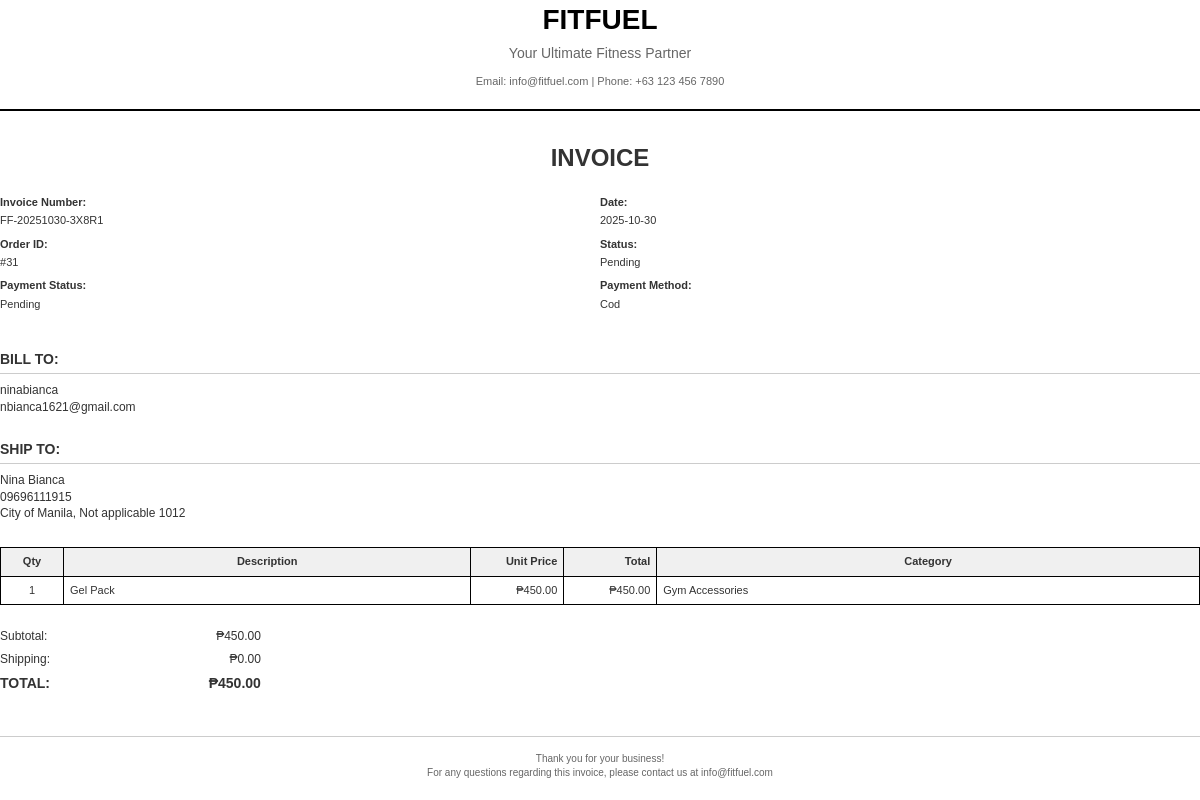
The page /admin/generate_invoice.php?id=31 (signed in) on the database its author committed.
### tables this page shows
CREATE TABLE `orders` (
  `order_id` bigint(20) UNSIGNED NOT NULL,
  `custom_order_id` varchar(20) DEFAULT NULL,
  `user_id` bigint(20) UNSIGNED NOT NULL,
  `status` enum('pending','processing','shipped','delivered','cancelled','returned','refunded') NOT NULL DEFAULT 'pending',
  `payment_method` varchar(50) DEFAULT NULL,
  `payment_status` enum('pending','paid','refunded','failed') NOT NULL DEFAULT 'pending',
  `payment_reference` varchar(255) DEFAULT NULL,
  `shipping_address` text DEFAULT NULL,
  `total_amount` decimal(10,2) NOT NULL DEFAULT 0.00,
  `estimated_delivery_date` date DEFAULT NULL,
  `return_reason` text DEFAULT NULL,
  `refund_amount` decimal(10,2) DEFAULT NULL,
  `stock_deducted` tinyint(1) NOT NULL DEFAULT 0,
  `created_at` timestamp NOT NULL DEFAULT current_timestamp(),
  `updated_at` timestamp NOT NULL DEFAULT current_timestamp() ON UPDATE current_timestamp()
);

CREATE TABLE `users` (
  `user_id` bigint(20) UNSIGNED NOT NULL,
  `username` varchar(100) NOT NULL,
  `email` varchar(150) NOT NULL,
  `phone` varchar(20) DEFAULT NULL,
  `date_of_birth` date DEFAULT NULL,
  `address` varchar(255) DEFAULT NULL,
  `password_hash` varchar(255) DEFAULT NULL,
  `google_id` varchar(255) DEFAULT NULL,
  `role` enum('admin','manager','staff','customer') NOT NULL DEFAULT 'customer',
  `status` enum('active','inactive','suspended') NOT NULL DEFAULT 'active',
  `created_at` timestamp NOT NULL DEFAULT current_timestamp(),
  `updated_at` timestamp NOT NULL DEFAULT current_timestamp() ON UPDATE current_timestamp(),
  `last_login` timestamp NULL DEFAULT NULL,
  `first_name` varchar(100) DEFAULT NULL,
  `last_name` varchar(100) DEFAULT NULL,
  `profile_picture` varchar(255) DEFAULT NULL,
  `otp` varchar(6) DEFAULT NULL,
  `otp_expiry` datetime DEFAULT NULL
);

CREATE TABLE `order_items` (
  `order_item_id` bigint(20) UNSIGNED NOT NULL,
  `order_id` bigint(20) UNSIGNED NOT NULL,
  `product_id` bigint(20) UNSIGNED NOT NULL,
  `quantity` int(11) NOT NULL,
  `price` decimal(10,2) NOT NULL,
  `return_requested` tinyint(1) NOT NULL DEFAULT 0,
  `review_submitted` tinyint(1) NOT NULL DEFAULT 0
);

CREATE TABLE `products` (
  `product_id` bigint(20) UNSIGNED NOT NULL,
  `name` varchar(150) NOT NULL,
  `description` text DEFAULT NULL,
  `price` decimal(10,2) NOT NULL,
  `stock` int(10) UNSIGNED NOT NULL DEFAULT 0,
  `category_id` bigint(20) UNSIGNED DEFAULT NULL,
  `subcategory_id` bigint(20) UNSIGNED DEFAULT NULL,
  `images` longtext DEFAULT NULL CHECK (json_valid(`images`)),
  `status` enum('active','inactive') NOT NULL DEFAULT 'active',
  `is_popular` tinyint(1) NOT NULL DEFAULT 0,
  `is_best_seller` tinyint(1) NOT NULL DEFAULT 0,
  `sale_percentage` int(11) DEFAULT 0,
  `created_at` timestamp NOT NULL DEFAULT current_timestamp(),
  `updated_at` timestamp NOT NULL DEFAULT current_timestamp() ON UPDATE current_timestamp(),
  `min_stock_level` int(11) NOT NULL DEFAULT 10,
  `average_rating` decimal(3,2) NOT NULL DEFAULT 0.00,
  `total_reviews` int(11) NOT NULL DEFAULT 0,
  `rating_5_count` int(11) NOT NULL DEFAULT 0,
  `rating_4_count` int(11) NOT NULL DEFAULT 0,
  `rating_3_count` int(11) NOT NULL DEFAULT 0,
  `rating_2_count` int(11) NOT NULL DEFAULT 0,
  `rating_1_count` int(11) NOT NULL DEFAULT 0
);

CREATE TABLE `categories` (
  `category_id` bigint(20) UNSIGNED NOT NULL,
  `name` varchar(100) NOT NULL,
  `description` text DEFAULT NULL,
  `created_at` timestamp NOT NULL DEFAULT current_timestamp(),
  `updated_at` timestamp NOT NULL DEFAULT current_timestamp() ON UPDATE current_timestamp()
);

### config/currency_helper.php (called while the page is built, shortened)
<?php
function getCurrencySettings() {
    static $settings = null;
    if ($settings === null) {
        $settings = [
            'symbol' => '₱',
            'code' => 'PHP',
            'position' => 'before'
        ];
        try {
            $pdo = getDBConnection();
            $stmt = $pdo->query("SELECT key_name, value FROM settings WHERE key_name IN ('currency_symbol', 'currency_code', 'currency_position')");
            while ($row = $stmt->fetch()) {
                switch ($row['key_name']) {
                    case 'currency_symbol':
                        $settings['symbol'] = $row['value'] ?: '₱';
                        break;
                    case 'currency_code':
                        $settings['code'] = $row['value'] ?: 'PHP';
                        break;
                    case 'currency_position':
                        $settings['position'] = $row['value'] ?: 'before';
                        break;
                }
            }
        } catch (Exception $e) {
        }
    }
    return $settings;
}
function formatCurrency($amount, $decimals = 2) {
    $settings = getCurrencySettings();
    $formatted = number_format((float)$amount, $decimals);
    if ($settings['position'] === 'after') {
        return $formatted . $settings['symbol'];
    } else {
        return $settings['symbol'] . $formatted;
    }
}
?>

### admin/generate_invoice.php (the view, shortened to what this page needs)
<?php
require_once '../config/currency_helper.php';
$pdo = getDBConnection();
$order_id = (int)($_GET['id'] ?? 0);
$orderQuery = "
    SELECT
        o.*,
        u.username,
        u.email
    FROM orders o
    JOIN users u ON u.user_id = o.user_id
    WHERE o.order_id = ?
";
$orderStmt = $pdo->prepare($orderQuery);
$orderStmt->execute([$order_id]);
$order = $orderStmt->fetch();
$itemsQuery = "
    SELECT
        oi.*,
        p.name as product_name,
        p.images,
        p.description as product_description,
        c.name as category_name,
        sc.name as subcategory_name
    FROM order_items oi
    JOIN products p ON p.product_id = oi.product_id
    LEFT JOIN categories c ON c.category_id = p.category_id
    LEFT JOIN subcategories sc ON sc.subcategory_id = p.subcategory_id
    WHERE oi.order_id = ?
";
$itemsStmt = $pdo->prepare($itemsQuery);
$itemsStmt->execute([$order_id]);
$order_items = $itemsStmt->fetchAll();
$shipping_address = [];
if ($order['shipping_address']) {
    try {
        $shipping_address = json_decode($order['shipping_address'], true) ?: [];
    } catch (Exception $e) {
        $shipping_address = [];
    }
}
?>
<!DOCTYPE html>
<html>
<head>
</head>
<body>
    <div class="header">
        <div class="company-name">FITFUEL</div>
        <div class="company-tagline">Your Ultimate Fitness Partner</div>
        <div class="company-contact">Email: info@fitfuel.com | Phone: +63 123 456 7890</div>
    </div>
    <div class="invoice-title">INVOICE</div>
    <div class="invoice-info">
        <div class="info-section">
            <div class="info-label">Invoice Number:</div>
            <div class="info-value"><?php echo htmlspecialchars($order['custom_order_id'] ?? 'FF-' . str_pad($order['order_id'], 6, '0', STR_PAD_LEFT)); ?></div>
            <div class="info-label">Order ID:</div>
            <div class="info-value">#<?php echo $order['order_id']; ?></div>
            <div class="info-label">Payment Status:</div>
            <div class="info-value"><?php echo ucfirst($order['payment_status']); ?></div>
        </div>
        <div class="info-section">
            <div class="info-label">Date:</div>
            <div class="info-value"><?php echo date('Y-m-d', strtotime($order['created_at'])); ?></div>
            <div class="info-label">Status:</div>
            <div class="info-value"><?php echo ucfirst($order['status']); ?></div>
            <div class="info-label">Payment Method:</div>
            <div class="info-value"><?php echo ucfirst(str_replace('_', ' ', $order['payment_method'] ?? 'N/A')); ?></div>
        </div>
    </div>
    <div class="customer-section">
        <div class="section-title">Bill To:</div>
        <div><?php echo htmlspecialchars($order['username']); ?></div>
        <div><?php echo htmlspecialchars($order['email']); ?></div>
    </div>
    <?php if (!empty($shipping_address)): ?>
    <div class="customer-section">
        <div class="section-title">Ship To:</div>
        <div><?php echo htmlspecialchars($shipping_address['full_name'] ?? ''); ?></div>
        <?php if (!empty($shipping_address['phone'])): ?>
        <div><?php echo htmlspecialchars($shipping_address['phone']); ?></div>
        <?php endif; ?>
        <div><?php echo htmlspecialchars(($shipping_address['city'] ?? '') . ', ' . ($shipping_address['state'] ?? '') . ' ' . ($shipping_address['postal_code'] ?? '')); ?></div>
    </div>
    <?php endif; ?>
    <table class="items-table">
        <thead>
            <tr>
                <th class="qty">Qty</th>
                <th>Description</th>
                <th class="price">Unit Price</th>
                <th class="total">Total</th>
                <th>Category</th>
            </tr>
        </thead>
        <tbody>
            <?php
            $subtotal = 0;
            foreach ($order_items as $item):
                $item_total = (float)$item['price'] * (int)$item['quantity'];
                $subtotal += $item_total;
            ?>
            <tr>
                <td class="qty"><?php echo (int)$item['quantity']; ?></td>
                <td><?php echo htmlspecialchars($item['product_name']); ?></td>
                <td class="price"><?php echo formatCurrency((float)$item['price']); ?></td>
                <td class="total"><?php echo formatCurrency($item_total); ?></td>
                <td><?php echo htmlspecialchars($item['category_name'] ?? ''); ?></td>
            </tr>
            <?php endforeach; ?>
        </tbody>
    </table>
    <div class="summary">
        <div class="summary-row">
            <span class="summary-label">Subtotal:</span>
            <span class="summary-value"><?php echo formatCurrency($subtotal); ?></span>
        </div>
        <div class="summary-row">
            <span class="summary-label">Shipping:</span>
            <span class="summary-value"><?php echo formatCurrency(0); ?></span>
        </div>
        <div class="summary-row summary-total">
            <span class="summary-label">TOTAL:</span>
            <span class="summary-value"><?php echo formatCurrency($subtotal); ?></span>
        </div>
    </div>
    <div class="footer">
        <div>Thank you for your business!</div>
        <div>For any questions regarding this invoice, please contact us at info@fitfuel.com</div>
    </div>
</body>
</html>

### admin/generate_invoice.php (style rules this page uses)
body { font-family: Arial, sans-serif; margin: 0; padding: 0; color: #333; font-size: 12px; line-height: 1.4; }
.header { text-align: center; margin-bottom: 30px; border-bottom: 2px solid #000; padding-bottom: 20px; }
.company-name { font-size: 28px; font-weight: bold; color: #000; margin-bottom: 5px; }
.company-tagline { font-size: 14px; color: #666; margin-bottom: 10px; }
.company-contact { font-size: 11px; color: #666; }
.invoice-title { font-size: 24px; font-weight: bold; margin-bottom: 20px; text-align: center; }
.invoice-info { display: table; width: 100%; margin-bottom: 30px; }
.info-section { display: table-cell; width: 50%; vertical-align: top; padding-right: 20px; }
.info-label { font-weight: bold; margin-bottom: 3px; font-size: 11px; }
.info-value { margin-bottom: 8px; font-size: 11px; }
.customer-section { margin-bottom: 25px; }
.section-title { font-size: 14px; font-weight: bold; margin-bottom: 8px; text-transform: uppercase; border-bottom: 1px solid #ccc; padding-bottom: 3px; }
.items-table { width: 100%; border-collapse: collapse; margin-bottom: 20px; font-size: 11px; }
.items-table th, .items-table td { border: 1px solid #000; padding: 6px; text-align: left; }
.items-table th { background-color: #f0f0f0; font-weight: bold; text-align: center; }
.items-table .qty { text-align: center; width: 50px; }
.items-table .price, .items-table .total { text-align: right; width: 80px; }
.summary { margin-top: 20px; width: 100%; }
.summary-row { display: table-row; margin-bottom: 3px; }
.summary-label { display: table-cell; width: 80%; padding: 3px 0; }
.summary-value { display: table-cell; width: 20%; text-align: right; padding: 3px 0; }
.summary-total { font-weight: bold; font-size: 14px; border-top: 2px solid #000; padding-top: 8px; margin-top: 8px; }
.footer { margin-top: 40px; text-align: center; font-size: 10px; color: #666; border-top: 1px solid #ccc; padding-top: 15px; }

### rows shown on the page
orders: custom_order "FF-20251030-3X8R1", order_id "31", payment_status "Pending", created_at "2025-10-30", status "Pending", payment_method "Cod", user.username "ninabianca", user.email "nbianca1621@gmail.com", shipping_address "Nina Bianca", shipping_address "09696111915", shipping_address "City of Manila, Not applicable 1012"
order_items: quantity "1", product.name "Gel Pack", price "₱450.00", formatCurrency($item_total) "₱450.00", categories.name "Gym Accessories"

### other values the page prints
formatCurrency($subtotal) "₱450.00"
formatCurrency(0) "₱0.00"
